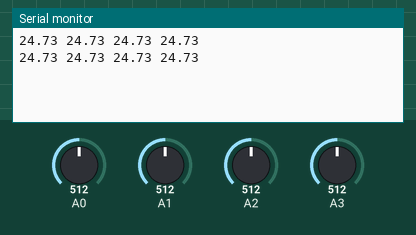
Recording of a sketch running on a simulated Arduino Uno, built with avr-gcc and run on an emulated ATmega328P. On the bench: the last lines printed to the serial monitor. The inputs (shaded band) are chosen by the test bench; at power-on: A0 = 512, A1 = 512, A2 = 512, A3 = 512.

Above: at 1.8 s.
1.9 s: A0 set to 716
At 2.8 s:
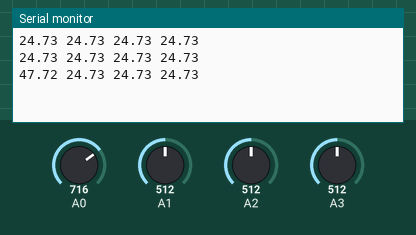
3.4 s: A1 set to 716
At 4.7 s:
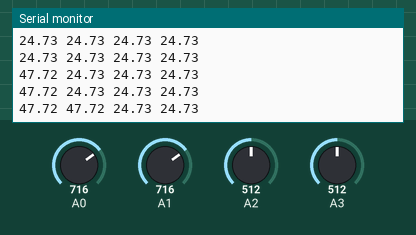
4.9 s: A2 set to 716
At 5.8 s:
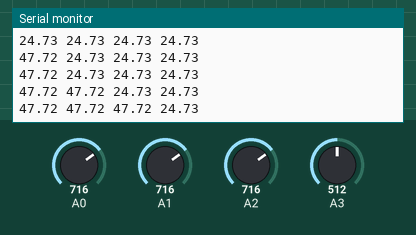
6.4 s: A3 set to 716
At 7.7 s:
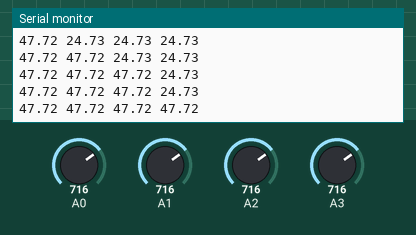
7.9 s: A0 set to 992
At 8.7 s:
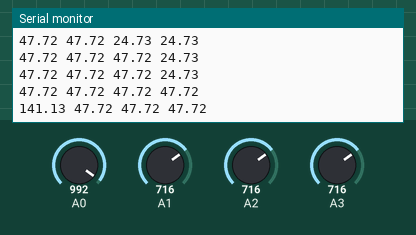
9.4 s: A1 set to 992
At 10.5 s:
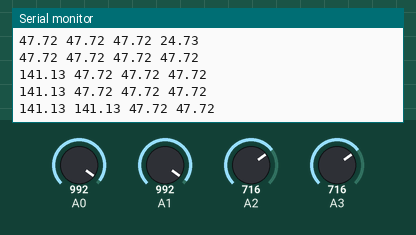
Timing chart, 0 to 11.9 s (numbered marks = the images above; inputs shaded):
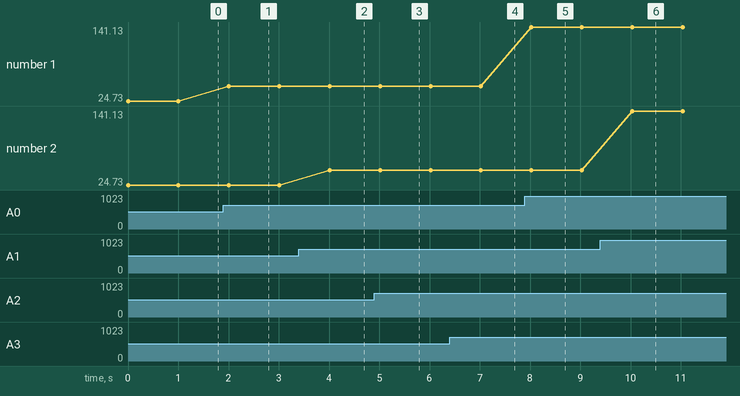

Measured:
- after the input at 1.9 s, the serial monitor: prints a new line after 0.11 s (image 1)
- after the input at 3.4 s, the serial monitor: prints a new line after 0.61 s (image 2)
- after the input at 4.9 s, the serial monitor: prints a new line after 0.12 s (image 3)
- after the input at 6.4 s, the serial monitor: prints a new line after 0.62 s (image 4)
- after the input at 7.9 s, the serial monitor: prints a new line after 0.13 s (image 5)
- after the input at 9.4 s, the serial monitor: prints a new line after 0.63 s (image 6)
- plotted number 1: 24.73 → 47.72 after the input at 1.9 s, 47.72 → 141.13 after the input at 7.9 s

The sketch:

5adetNTC.ino
```cpp
int ThermistorPin = 0;
int Vo;
float R1 = 10000;
float logR2, R2, T;
float c1 = 1.009249522e-03, c2 = 2.378405444e-04, c3 = 2.019202697e-07;
float Temp[5];
void setup() {
Serial.begin(9600);
}

void loop() {
for(int i = 0 ;i<4 ; i++)
{
  Vo = analogRead(i);
  R2 = R1 * (1023.0 / (float)Vo - 1.0);
  logR2 = log(R2);
  T = (1.0 / (c1 + c2*logR2 + c3*logR2*logR2*logR2));
  T = T - 273.15; //do not subtract 273.15 for kelvin
  //T = (T * 9.0)/ 5.0 + 32.0; //Use this for fahreneit
  Temp[i] = T;
  Serial.print(Temp[i]);
  Serial.print(" ");
}
Serial.println(" ");
  delay(1000);
}
```
